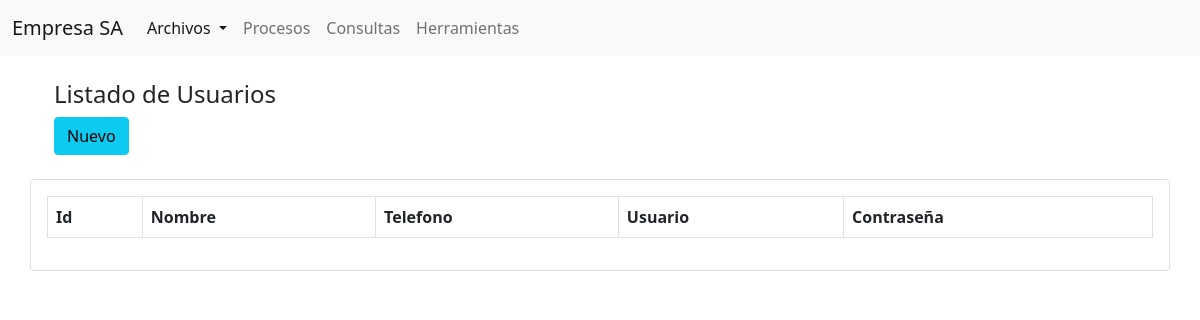
Page /Modules/Usuarios/lista_usuario.php on the earlier database version.
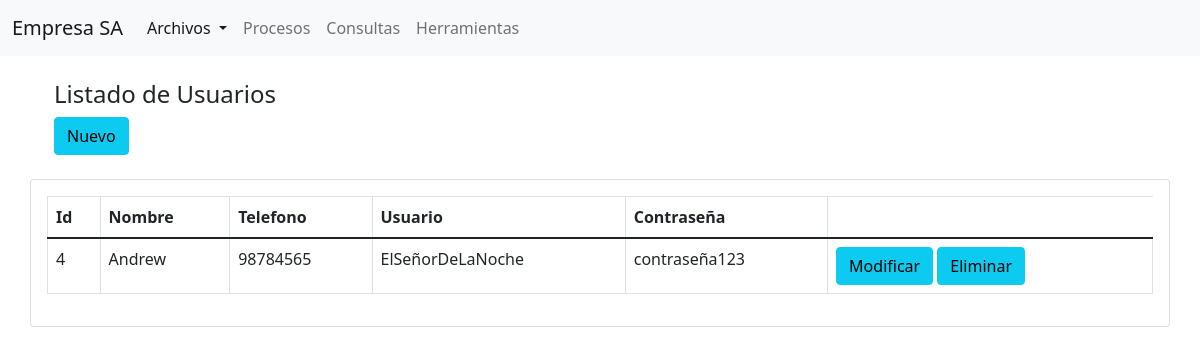
Same page on the later database version.
### tables this page shows
CREATE TABLE `empleados` (
  `idEmpleado` int(11) NOT NULL,
  `nombre` varchar(50) NOT NULL,
  `telefono` varchar(9) DEFAULT NULL,
  `Usuario` varchar(25) DEFAULT NULL,
  `Contraseña` varchar(16) DEFAULT NULL
);

### clases/Usuario.php (called while the page is built, shortened)
<?php
    class Usuario{
        public function conectar_db($cn){
            $this->con =$cn;
        }
        public function lista_usuario(){
			$sql = "SELECT * FROM empleados";
			$res = mysqli_query($this->con, $sql);
			return $res;
		}
    }
?>

### Modules/Usuarios/lista_usuario.php (the view, shortened to what this page needs)
<?php
include_once(__DIR__.'/../../header.php');
include_once(__DIR__.'/../../clases/Usuario.php');
$conexion = connect_db();
$usuario = new Usuario();
$usuario->conectar_db($conexion);
$datos_user = $usuario->lista_usuario();
if ($datos_user){
    ?>
    <div class="container p-12">
        <div class="row">
        <div class="container p-4">
            <h4>Listado de Usuarios</h4>
        <a href="agrega_us.php" class="btn btn-info add-new">Nuevo</a>
        </div>
        <div class="card card-body">
            <table class="table table-bordered">
            <thead>
                <tr>
                    <th>Id</th>
                    <th>Nombre</th>
                    <th>Telefono</th>
                    <th>Usuario</th>
                    <th>Contraseña</th>
                </tr>
            </thead>
            <tbody>
    <?php
    while ($row=mysqli_fetch_array($datos_user)){
        $id=$row["idEmpleado"];
        ?>
                <tr>
                    <td><?php echo $id; ?></td>
                    <td><?php echo $row['nombre']; ?></td>
                    <td><?php echo $row['telefono']; ?></td>
                    <td><?php echo $row['Usuario']; ?></td>
                    <td><?php echo $row['Contraseña']; ?></td>
                    <td>
                    <a href="modifica_us.php?codigo=<?php echo $id; ?>" class="btn btn-info add-new">Modificar</a>
                    <a href="elimina_us.php?codigo=<?php echo $id; ?>" class="btn btn-info add-new">Eliminar</a>
                    </td>
                </tr>
             <?php
    }
    ?>
    </tbody>
   </table>
            </div>
        </div>
    </div>
<?php
}
?>

Differences in the rows shown:
added empleados: idEmpleado "4", nombre "Andrew", telefono "98784565", Usuario "ElSeñorDeLaNoche", Contraseña "contraseña123"
